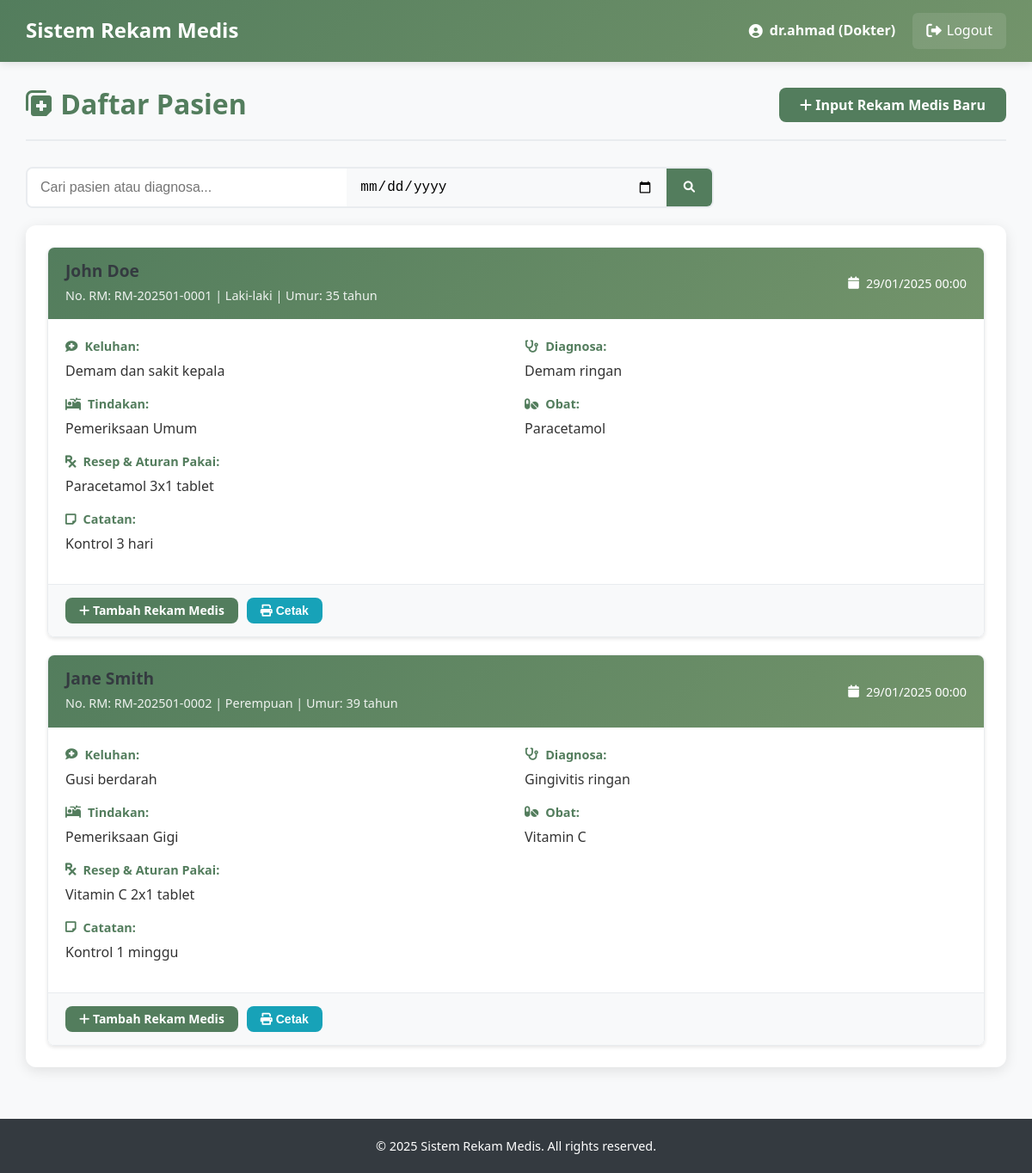
Page /Trys_Proj/doctor/medical_records.php (signed in) on the committed database.
### tables this page shows
CREATE TABLE `rekam_medis` (
  `id_rekam_medis` int(11) NOT NULL,
  `no_rm` varchar(20) DEFAULT NULL,
  `id_tindakan` int(11) DEFAULT NULL,
  `id_obat` int(11) DEFAULT NULL,
  `id_user` int(11) DEFAULT NULL,
  `id_pasien` int(11) DEFAULT NULL,
  `diagnosa` text DEFAULT NULL,
  `resep` text DEFAULT NULL,
  `keluhan` text DEFAULT NULL,
  `tgl_pemeriksaan` date DEFAULT NULL,
  `ket` text DEFAULT NULL,
  `created_at` timestamp NOT NULL DEFAULT current_timestamp(),
  `updated_at` timestamp NOT NULL DEFAULT current_timestamp() ON UPDATE current_timestamp()
);

CREATE TABLE `pasien` (
  `id_pasien` int(11) NOT NULL,
  `no_rm` varchar(20) NOT NULL,
  `nm_pasien` varchar(100) NOT NULL,
  `tgl_lhr` date DEFAULT NULL,
  `alamat` text DEFAULT NULL,
  `telepon` varchar(15) DEFAULT NULL,
  `no_hp` varchar(15) DEFAULT NULL,
  `jenis_kelamin` enum('L','P') DEFAULT NULL,
  `nm_kk` varchar(100) DEFAULT NULL,
  `hub_kel` varchar(50) DEFAULT NULL,
  `id_user` int(11) DEFAULT NULL,
  `created_at` timestamp NOT NULL DEFAULT current_timestamp(),
  `updated_at` timestamp NOT NULL DEFAULT current_timestamp() ON UPDATE current_timestamp()
);

CREATE TABLE `tindakan` (
  `id_tindakan` int(11) NOT NULL,
  `nm_tindakan` varchar(100) NOT NULL,
  `ket` text DEFAULT NULL,
  `created_at` timestamp NOT NULL DEFAULT current_timestamp(),
  `updated_at` timestamp NOT NULL DEFAULT current_timestamp() ON UPDATE current_timestamp()
);

CREATE TABLE `obat` (
  `id_obat` int(11) NOT NULL,
  `nm_obat` varchar(100) NOT NULL,
  `jml_obat` int(11) DEFAULT NULL,
  `ukuran` varchar(50) DEFAULT NULL,
  `harga` decimal(10,2) DEFAULT NULL,
  `created_at` timestamp NOT NULL DEFAULT current_timestamp(),
  `updated_at` timestamp NOT NULL DEFAULT current_timestamp() ON UPDATE current_timestamp()
);

### Trys_Proj/doctor/medical_records.php (the view, shortened to what this page needs)
<?php
include '../config/database.php';
$page_title = "Daftar Pasien";
$search = '';
$search_condition = '';
$page = isset($_GET['page']) ? (int)$_GET['page'] : 1;
$limit = 10;
$offset = ($page - 1) * $limit;
$sql = "SELECT rm.*, p.nm_pasien, p.no_rm, p.jenis_kelamin, p.tgl_lhr,
               t.nm_tindakan, o.nm_obat, pol.nm_poli
        FROM rekam_medis rm
        JOIN pasien p ON rm.id_pasien = p.id_pasien
        JOIN dokter d ON rm.id_user = d.id_user
        LEFT JOIN tindakan t ON rm.id_tindakan = t.id_tindakan
        LEFT JOIN obat o ON rm.id_obat = o.id_obat
        LEFT JOIN poliklinik pol ON d.id_poli = pol.id_poli
        $search_condition
        ORDER BY rm.tgl_pemeriksaan DESC
        LIMIT $offset, $limit";
$result = $conn->query($sql);
?>
<!DOCTYPE html>
<html lang="en">
<head>
    <link rel="stylesheet" href="../css/style.css">
    <link rel="stylesheet" href="https://cdnjs.cloudflare.com/ajax/libs/font-awesome/6.0.0-beta3/css/all.min.css">
</head>
<body>
    <?php include '../includes/header.php'; ?>
        <div class="content">
            <div class="content-header">
                <h2><i class="fas fa-notes-medical"></i> <?php echo $page_title; ?></h2>
                <a href="../rekam_medis_form.php" class="btn btn-primary">
                    <i class="fas fa-plus"></i> Input Rekam Medis Baru
                </a>
            </div>
            <div class="search-filter">
                <form method="GET" action="" class="search-form">
                    <div class="search-input">
                        <input type="text" name="search" placeholder="Cari pasien atau diagnosa..." value="<?php echo htmlspecialchars($search); ?>">
                        <input type="date" name="date_filter" value="<?php echo htmlspecialchars($date_filter); ?>" class="date-filter">
                        <button type="submit" class="search-button">
                            <i class="fas fa-search"></i>
                        </button>
                    </div>
                </form>
            </div>
            <div class="card">
                <div class="card-body">
                    <?php if ($result->num_rows > 0): ?>
                    <div class="medical-records-list">
                        <?php while ($record = $result->fetch_assoc()): ?>
                        <div class="record-card">
                            <div class="record-header">
                                <div class="patient-info">
                                    <h4><?php echo $record['nm_pasien']; ?></h4>
                                    <span class="patient-details">
                                        No. RM: <?php echo $record['no_rm']; ?> |
                                        <?php echo $record['jenis_kelamin'] == 'L' ? 'Laki-laki' : 'Perempuan'; ?> |
                                        Umur: <?php echo date_diff(date_create($record['tgl_lhr']), date_create('today'))->y; ?> tahun
                                    </span>
                                </div>
                                <div class="record-date">
                                    <i class="fas fa-calendar"></i>
                                    <?php echo date('d/m/Y H:i', strtotime($record['tgl_pemeriksaan'])); ?>
                                </div>
                            </div>
                            <div class="record-content">
                                <div class="record-row">
                                    <div class="record-item">
                                        <label><i class="fas fa-comment-medical"></i> Keluhan:</label>
                                        <p><?php echo nl2br($record['keluhan']); ?></p>
                                    </div>
                                    <div class="record-item">
                                        <label><i class="fas fa-stethoscope"></i> Diagnosa:</label>
                                        <p><?php echo nl2br($record['diagnosa']); ?></p>
                                    </div>
                                </div>
                                <?php if ($record['nm_tindakan'] || $record['nm_obat']): ?>
                                <div class="record-row">
                                    <?php if ($record['nm_tindakan']): ?>
                                    <div class="record-item">
                                        <label><i class="fas fa-procedures"></i> Tindakan:</label>
                                        <p><?php echo $record['nm_tindakan']; ?></p>
                                    </div>
                                    <?php endif; ?>
                                    <?php if ($record['nm_obat']): ?>
                                    <div class="record-item">
                                        <label><i class="fas fa-pills"></i> Obat:</label>
                                        <p><?php echo $record['nm_obat']; ?></p>
                                    </div>
                                    <?php endif; ?>
                                </div>
                                <?php endif; ?>
                                <?php if ($record['resep']): ?>
                                <div class="record-item full-width">
                                    <label><i class="fas fa-prescription"></i> Resep & Aturan Pakai:</label>
                                    <p><?php echo nl2br($record['resep']); ?></p>
                                </div>
                                <?php endif; ?>
                                <?php if ($record['ket']): ?>
                                <div class="record-item full-width">
                                    <label><i class="fas fa-sticky-note"></i> Catatan:</label>
                                    <p><?php echo nl2br($record['ket']); ?></p>
                                </div>
                                <?php endif; ?>
                            </div>
                            <div class="record-actions">
                                <a href="../rekam_medis_form.php?id=<?php echo $record['id_pasien']; ?>" class="btn btn-sm btn-primary">
                                    <i class="fas fa-plus"></i> Tambah Rekam Medis
                                </a>
                                <button class="btn btn-sm btn-info" onclick="printRecord(<?php echo $record['id_rekam_medis']; ?>)">
                                    <i class="fas fa-print"></i> Cetak
                                </button>
                            </div>
                        </div>
                        <?php endwhile; ?>
                    </div>
                    <?php endif; ?>
                </div>
            </div>
        </div>
    <?php include '../includes/footer.php'; ?>
</body>
</html>

### Trys_Proj/css/style.css (style rules this page uses)
* { margin: 0; padding: 0; box-sizing: border-box; }
body { font-family: "Segoe UI", Tahoma, Geneva, Verdana, sans-serif; line-height: 1.6; color: #333; background-color: #f8f9fa; }
:root { --primary-color: #537d5d; --primary-dark: #3e5e45; --primary-light: #6a9975; --secondary-color: #73946b; --secondary-dark: #5a7553; --secondary-light: #8bac83; --accent-color: #9ebc8a; --accent-dark: #85a371; --accent-light: #b7d5a3; --light-color: #d2d0a0; --light-dark: #b9b787; --light-light: #ebe9b9; --white: #ffffff; --off-white: #f9f9f9; --gray-light: #f8f9fa; --gray-medium: #6c757d; --gray-dark: #343a40; --success: #28a745; --success-dark: #1e7e34; --danger: #dc3545; --danger-dark: #bd2130; --warning: #ffc107; --warning-dark: #d39e00; --info: #17a2b8; --info-dark: #117a8b; }
h1, h2, h3, h4, h5, h6 { font-weight: 700; line-height: 1.2; margin-bottom: 0.5em; color: var(--gray-dark); }
h2 { font-size: 2rem; }
h4 { font-size: 1.5rem; }
p { margin-bottom: 1rem; }
a { color: var(--primary-color); text-decoration: none; transition: color 0.3s ease; }
.btn { display: inline-block; padding: 12px 24px; border: none; border-radius: 8px; font-size: 1rem; font-weight: 600; text-decoration: none; text-align: center; cursor: pointer; transition: all 0.3s ease; line-height: 1; position: relative; overflow: hidden; }
.btn::after { content: ""; position: absolute; top: 50%; left: 50%; width: 5px; height: 5px; background: rgba(255, 255, 255, 0.5); opacity: 0; border-radius: 100%; transform: scale(1, 1) translate(-50%); transform-origin: 50% 50%; }
.btn-primary { background-color: var(--primary-color); color: var(--white); }
.btn-info { background-color: var(--info); color: var(--white); }
.btn-sm { padding: 8px 16px; font-size: 0.875rem; }
.content { flex: 1; padding: 30px; background-color: var(--gray-light); min-height: calc(100vh - 70px); }
.content-header { display: flex; justify-content: space-between; align-items: center; margin-bottom: 30px; padding-bottom: 20px; border-bottom: 2px solid #e9ecef; }
.content-header h2 { color: var(--primary-color); font-size: 2rem; font-weight: 700; margin: 0; }
.card { background: var(--white); border-radius: 12px; box-shadow: 0 4px 15px rgba(0, 0, 0, 0.1); margin-bottom: 30px; overflow: hidden; transition: transform 0.3s ease, box-shadow 0.3s ease; }
.card-body { padding: 25px; }

### Trys_Proj/doctor/medical_records.php (style rules this page uses)
.search-filter { margin-bottom: 20px; }
.search-form { max-width: 800px; }
.search-input { display: flex; border: 2px solid #e9ecef; border-radius: 8px; overflow: hidden; }
.search-input input { flex: 1; padding: 12px 15px; border: none; outline: none; font-size: 1rem; }
.date-filter { border-left: 1px solid #e9ecef; background-color: #f8f9fa; }
.search-button { background-color: #537D5D; color: white; border: none; padding: 0 20px; cursor: pointer; transition: background-color 0.3s; }
.medical-records-list { display: flex; flex-direction: column; gap: 20px; }
.record-card { border: 1px solid #e9ecef; border-radius: 8px; overflow: hidden; box-shadow: 0 2px 4px rgba(0,0,0,0.1); }
.record-header { background: linear-gradient(135deg, #537D5D, #73946B); color: white; padding: 15px 20px; display: flex; justify-content: space-between; align-items: center; }
.patient-info h4 { margin: 0 0 5px 0; font-size: 1.2rem; }
.patient-details { font-size: 0.9rem; opacity: 0.9; }
.record-date { display: flex; align-items: center; gap: 8px; font-size: 0.9rem; }
.record-content { padding: 20px; }
.record-row { display: flex; gap: 20px; margin-bottom: 15px; }
.record-item { flex: 1; }
.record-item.full-width { width: 100%; margin-bottom: 15px; }
.record-item label { display: flex; align-items: center; gap: 8px; font-weight: 600; color: #537D5D; margin-bottom: 5px; font-size: 0.9rem; }
.record-item p { margin: 0; line-height: 1.5; color: #333; }
.record-actions { padding: 15px 20px; background-color: #f8f9fa; border-top: 1px solid #e9ecef; display: flex; gap: 10px; }

### rows in the picture
rekam_medis: id_pasien.nm_pasien "John Doe", id_pasien.no_rm "RM-202501-0001", shows "Laki-laki", id_pasien.tgl_lhr "35", tgl_pemeriksaan "29/01/2025 00:00", keluhan "Demam dan sakit kepala", diagnosa "Demam ringan", id_tindakan.nm_tindakan "Pemeriksaan Umum", id_obat.nm_obat "Paracetamol", resep "Paracetamol 3x1 tablet", ket "Kontrol 3 hari"
rekam_medis: id_pasien.nm_pasien "Jane Smith", id_pasien.no_rm "RM-202501-0002", shows "Perempuan", id_pasien.tgl_lhr "39", tgl_pemeriksaan "29/01/2025 00:00", keluhan "Gusi berdarah", diagnosa "Gingivitis ringan", id_tindakan.nm_tindakan "Pemeriksaan Gigi", id_obat.nm_obat "Vitamin C", resep "Vitamin C 2x1 tablet", ket "Kontrol 1 minggu"

### other values in the picture
$_SESSION['username'] "dr.ahmad"
$_SESSION['role'] "Dokter"
$page_title "Daftar Pasien"
